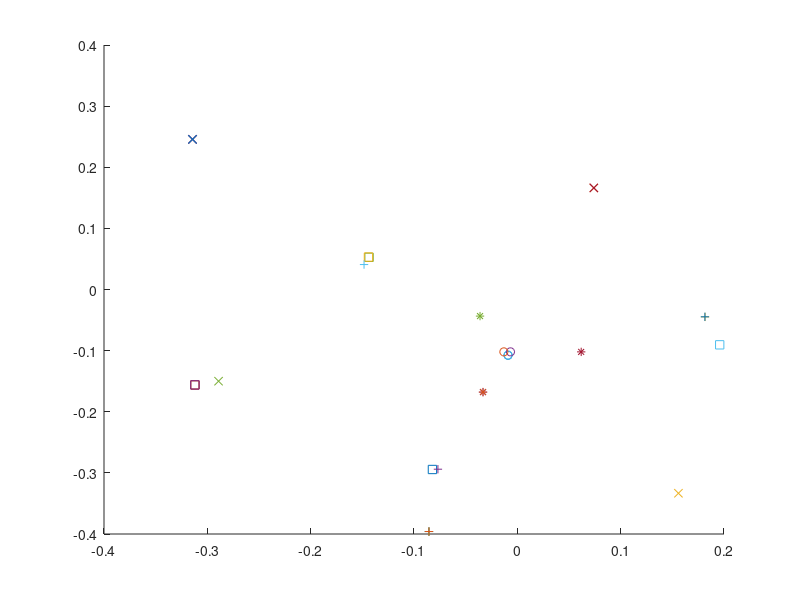

Here is the MATLAB script that generated this plot: (Note: this script raises an error after producing the figure.)

close all
clear all
clc

m1 = [ -0.009012,0.074029,0.181707,-0.033214,-0.143492;-0.107641,0.166102,-0.044821,-0.167839,0.052637;1.920705,1.750401,1.748809,1.760258,1.750929];
m2 = [ -0.008961,0.074056,0.181519,-0.033214,-0.144097;-0.107303,0.166234,-0.044678,-0.167839,0.053124;1.920859,1.750555,1.749032,1.760258,1.750775];
m3 = [ -0.006654,-0.289149,-0.148345,0.061795,-0.082174;-0.101993,-0.150014,0.040808,-0.102056,-0.294456;1.921098,1.749645,1.748433,1.750711,1.760739];
m4 = [ -0.013037,0.155916,-0.076845,-0.036100,0.195843;-0.102019,-0.333343,-0.293995,-0.043499,-0.090504;1.921628,1.749475,1.746806,1.759738,1.751483];


measures = [struct('m',m1),struct('m',m2),struct('m',m3),struct('m',m4)];


close all
figure(1);
hold all;

for i = 1:4
    for j = 1:5
           
        
           if (j == 2)
               plot(measures(i).m(1,j),measures(i).m(2,j),'x');
               
           elseif (j == 3 )
               plot(measures(i).m(1,j),measures(i).m(2,j),'+');
           elseif (j == 4 )
            plot(measures(i).m(1,j),measures(i).m(2,j),'*');
           elseif (j == 5 )
            plot(measures(i).m(1,j),measures(i).m(2,j),'s');
           else 
               plot(measures(i).m(1,j),measures(i).m(2,j),'o');
           end
           
        
    end
end
    

%xlim([-0.5 0.5])
%ylim([-0.5 0.5])
    
    centerCircles = zeros(2,4);

for markerIt = 2:5

        
        x1 = measures(1).m(1,markerIt);
        x2 = measures(2).m(1,markerIt);
        x3 = measures(3).m(1,markerIt);
        y1 = measures(1).m(2,markerIt);
        y2 = measures(2).m(2,markerIt);
        y3 = measures(3).m(2,markerIt);
        
        
		a = (x1-x2);
		b = (y1-y2);
		c = (x1-x3);
		d = (y1-y3);

		doubledet = 2 * (a*d-b*c);


		r1 = (x1*x1-x2*x2+y1*y1-y2*y2);
		r2 = (x1*x1-x3*x3+y1*y1-y3*y3);

              
		centerCircles(1,markerIt-1) = ( d  * r1  -  b*r2 )/(doubledet);
		centerCircles(2,markerIt-1) = (-c  * r1  +  a*r2 )/(doubledet);

end
    

   for i = 1:3
    for j = 2:5
           
  
           if (j == 2)
               plot(centerCircles(1,j-1),centerCircles(2,j-1),'x');       
           elseif (j == 3 )
              plot(centerCircles(1,j-1),centerCircles(2,j-1),'+');
           elseif (j == 4 )
            plot(centerCircles(1,j-1),centerCircles(2,j-1),'*');
           elseif (j == 5 )
            plot(centerCircles(1,j-1),centerCircles(2,j-1),'s');
           end
           
        
    end
   end

    meanCenterx = 0;
    meanCentery = 0;
   
	for i = 1:4
		meanCenterx = meanCenterx + centerCircles(1,i);
		meanCentery = meanCentery + centerCircles(2,i);
    end


	meanCenterx = meanCenterx/4;
	meanCentery = meanCentery/4;



% 	// up == 0
% 	// front == 1
% 	// right == 2
% 	// behind == 3
% 	// left == 4

	vertical1Before = measures(3).m(2,2) - measures(3).m(2,4);
	vertical2Before = measures(3).m(2,3) - measures(3).m(2,5);
	horizontal1Before = measures(3).m(1,2) - measures(3).m(1,4);
	horizontal2Before = measures(3).m(1,3) - measures(3).m(1,5);

	angle1Before = atan2(vertical1Before,horizontal1Before);
	angle2Before = atan2(vertical2Before,horizontal2Before);

	meanAnglesBefore = anglesMean(angle1Before,angle2Before);
% 
% 	printf("AB1: %lf\t",angle1Before*180/PI);
% 	printf("AB2: %lf\t",angle2Before*180/PI);r
% 	printf("AB: %lf\n",meanAnglesBefore*180/PI);

	vertical1After = measures(4).m(2,2) - measures(4).m(2,4)
	vertical2After = measures(4).m(2,3) - measures(4).m(2,5)
	horizontal1After = measures(4).m(1,2) - measures(4).m(1,4)
	horizontal2After = measures(4).m(1,3) - measures(4).m(1,5)

	angle1After = atan2(vertical1After,horizontal1After)
	angle2After = atan2(vertical2After,horizontal2After)
	meanAnglesAfter = anglesMean(angle1After , angle2After)
% 
% 	printf("AF1: %lf\t",angle1After*180/PI);
% 	printf("AF2: %lf\t",angle2After*180/PI);
% 	printf("AF: %lf\n",meanAnglesAfter*180/PI);

	meanAngles = anglesMean( meanAnglesAfter , meanAnglesBefore );
% 	printf("AA: %lf\n",meanAngles*180/PI);

	forwardX = 0;
	forwardY = 0;
	

	for markerIt = 1:5
		forwardX = forwardX + measures(4).m(1,markerIt) - measures(3).m(1,markerIt);
		forwardY = forwardY + measures(4).m(2,markerIt) - measures(3).m(2,markerIt);
	end

	forwardDirection = atan2(forwardY,forwardX);
% 	printf("FD: %lf\n",forwardDirection*180/PI);
	angleError = forwardDirection - meanAngles;
	angleError = angleWrap(angleError);

	resultCalibration.angleCorrection = angleError*180/pi

% 	printf("angle Correction: %lf\n",angleError*180/PI);




	angle1Error = (atan2(meanCentery - measures(3).m(2,4),meanCenterx - measures(3).m(1,4))- angle1Before)*180/pi
	angle2Error = (atan2(meanCentery - measures(3).m(2,5),meanCenterx - measures(3).m(1,5)) - angle2Before)*180/pi 

	distance1 = distanceMatlab(meanCentery - measures(3).m(2,3),meanCenterx - measures(3).m(1,3))
	distance2 = distanceMatlab(meanCentery - measures(3).m(2,4),meanCenterx - measures(3).m(1,4))

% 	resultCalibration.vectorCorrection(0)(0) = angle1Error;
% 	resultCalibration.vectorCorrection(0)(1) = angle2Error;
% 	resultCalibration.vectorCorrection(1)(0) = distance1;
% 	resultCalibration.vectorCorrection(1)(1) = distance2;



% 	printf("Calibration Result\nAngle: %lf\nmatrix:\n%lf\t%lf\n%lf\t%lf\n",resultCalibration.angleCorrection,
% 								  resultCalibration.vectorCorrection(0)(0)*180/PI,
% 								  resultCalibration.vectorCorrection(0)(1)*180/PI,
% 								  resultCalibration.vectorCorrection(1)(0),
% 								  resultCalibration.vectorCorrection(1)(1));


% 	return resultCalibration;

